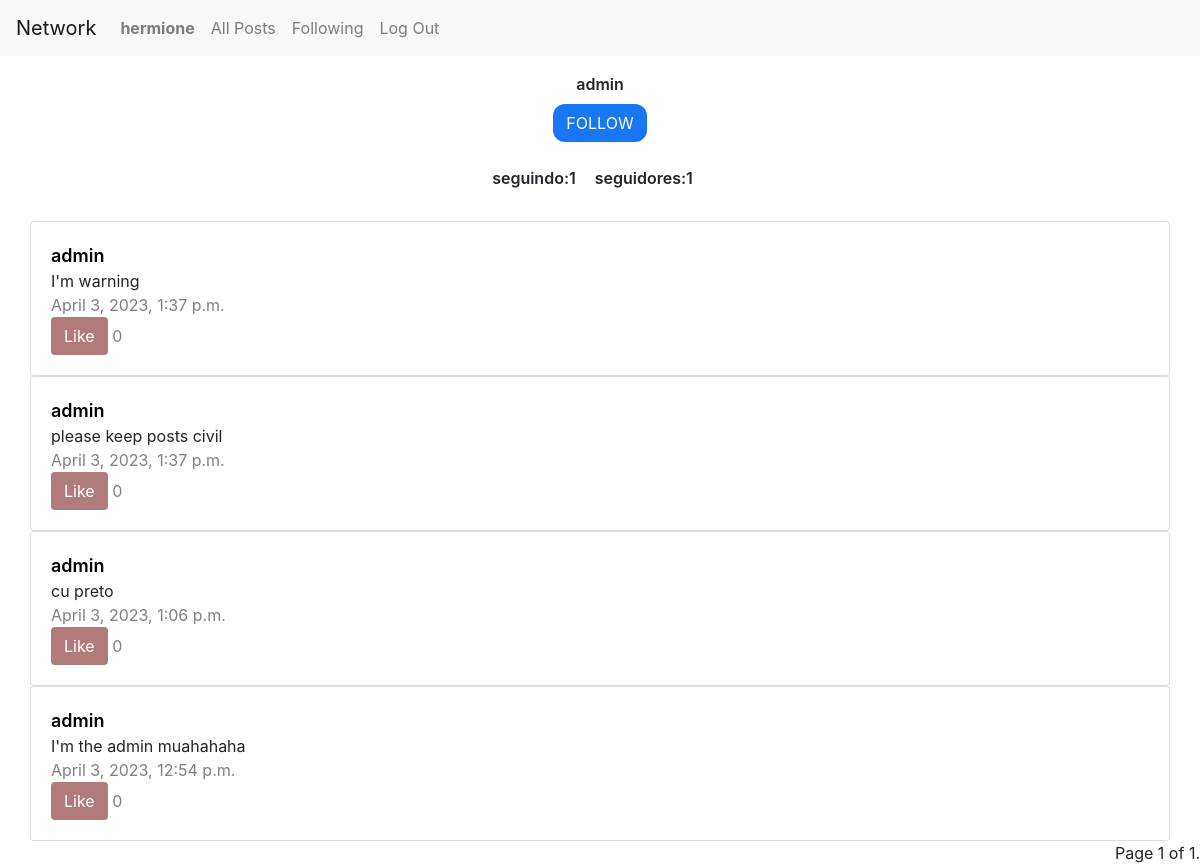
The app's page /profile/2 (signed in) with its own data.
### network/models.py (models this page shows, shortened)
class User(AbstractUser):
    follower_users = models.ManyToManyField("self",blank=True, symmetrical= False, related_name="follower")
    following_users = models.ManyToManyField("self",blank=True, symmetrical= False, related_name="following")
    def __str__(self):
        return f"{self.username}"

class Post(models.Model):
    creator = models.ForeignKey(User, on_delete=models.CASCADE, blank=True, null=True, related_name="creator")
    content = models.CharField(max_length=128, null=True)
    timestamp = models.DateTimeField(default=timezone.now)
    likes = models.ManyToManyField(User, blank=True, related_name="likes")

### network/views.py (the view)
# urls.py: path("profile/<int:id>", views.view_profile, name="viewProfile"),
def view_profile(request, id):
    user = request.user
    profile_user = get_object_or_404(User, pk=id)
    post_list = Post.objects.filter(creator=profile_user).order_by('-timestamp')
    is_followed = user in profile_user.follower_users.all()
    paginator = Paginator(post_list, 10)
    page_number = request.GET.get('page')
    page_obj = paginator.get_page(page_number)
    return render(request, "network/profile.html",{
    "profile": profile_user,
    "posts": page_obj,
    "user": user,
    "is_followed": is_followed,
    })

### network/templates/network/profile.html (shortened to what this page needs)
{% extends "network/layout.html" %} {% load static %} {% block body %}
	<div class="profile-div">
		<div class="profile-div-inner">
			<label>{{profile}}</label>
			{% if user.is_authenticated %}
			{% if user != profile %} {% if is_followed %}
			<form method="POST" action="{% url 'unfollowUser' id=profile.id %}">
				{% csrf_token %}
				<button  class="followButton" style="background-color: #6c757d;" type="submit">UNFOLLOW</button>
			</form>
			{% else %}
			<form method="POST" action="{% url 'followUser' id=profile.id %}">
				<button class="followButton" style="background-color: #1877F2;" type="submit">FOLLOW</button>
			</form>
			{% endif %} {% endif %} {% endif %}
			<br/>
			<a>seguindo:{{profile.following_users.count}}</a>
			<a>seguidores:{{profile.follower_users.count}}</a>
		</div>
	</div>
{% for post in posts %}
<div class="row">
	<div class="col">
		<div class="card">
			<div class="card-body">
				<div class="post" data-postid="{{post.id}}">
					<a class="card-title" href="{% url 'viewProfile' id=post.creator.id %}">{{post.creator}}</a>
					<br />
					<a class="content">{{post.content}}</a>
					<br />
					<a class="timestamp">{{post.timestamp}}</a>
					<br />
					{% if user.is_authenticated %}
					{% if user in post.likes.all %}
					<button style="background-color: #bd2121" class="likePost" data-likecount="{{post.likes.count}}" data-user="{{request.user}}" data-postid="{{post.id}}" type="submit">Dislike</button>
					<a class="likes">{{post.likes.count}}</a>
					{% else %}
					<button style="background-color: #b17b7b" class="likePost" data-likecount="{{post.likes.count}}" data-user="{{request.user}}" data-postid="{{post.id}}" type="submit">Like</button>
					<a class="likes">{{post.likes.count}}</a>
					{% endif %}
					{% endif %}
				</div>
			</div>
		</div>
	</div>
</div>
{% endfor %}
<div class="pagination">
	<span class="step-links">
		<span class="current"> Page {{ posts.number }} of {{ posts.paginator.num_pages }}. </span>
	</span>
</div>
{% endblock %}

### network/templates/network/layout.html (shortened to what this page needs)
{% load static %}
<!DOCTYPE html>
<html lang="en">
    <head>
        <link rel="stylesheet" href="https://stackpath.bootstrapcdn.com/bootstrap/4.4.1/css/bootstrap.min.css">
        <link href="{% static 'network/styles.css' %}" rel="stylesheet">
    </head>
    <body>
        <nav class="navbar navbar-expand-lg navbar-light bg-light">
            <a class="navbar-brand" href="#">Network</a>
            <div>
              <ul class="navbar-nav mr-auto">
                {% if user.is_authenticated %}
                    <li class="nav-item">
                        <a class="nav-link" href="#"><strong>{{ user.username }}</strong></a>
                    </li>
                {% endif %}
                <li class="nav-item">
                  <a class="nav-link" href="{% url 'index' %}">All Posts</a>
                </li>
                {% if user.is_authenticated %}
                    <li class="nav-item">
                        <a class="nav-link" href="{% url 'following' %}">Following</a>
                    </li>
                    <li class="nav-item">
                        <a class="nav-link" href="{% url 'logout' %}">Log Out</a>
                    </li>
                {% endif %}
              </ul>
            </div>
          </nav>
        <div class="body">
            {% block body %}
            {% endblock %}
        </div>
    </body>
</html>

### network/static/network/styles.css (style rules this page uses)
.row { margin: auto; border-radius: 5px; height: auto; width: 95%; }
.col { padding: 0; }
.card-title { font-weight: 600; font-size: large; color: black; }
.post > .timestamp { color: grey; }
.post > .likes { color: grey; }
.likePost { font-weight: 400; color: #ffffff; background-color: #b17b7b; border: 1px solid transparent; padding: 0.375rem 0.75rem; font-size: 1rem; border-radius: 0.25rem; }
.profile-div { margin: auto; text-align: center; margin-bottom: 15px; padding: 15px; border-radius: 5px; height: 10em auto; width: 95%; border: 1px solid transparent; font-weight: 600; }
.profile-div-inner > a { margin-right: 15px; }
.followButton { font-weight: 400; color: #ffffff; background-color: #1877F2; border: 1px solid transparent; padding: 0.375rem 0.75rem; font-size: 1rem; border-radius: 0.75rem; }
.pagination { float: right; }

### records on screen
User: username "hermione"
User: username "admin", following_users.count "1", follower_users.count "1"
Post: creator "admin", content "I'm warning", timestamp "April 3, 2023, 1:37 p.m.", likes.count "0"
Post: creator "admin", content "please keep posts civil", timestamp "April 3, 2023, 1:37 p.m.", likes.count "0"
Post: creator "admin", content "cu preto", timestamp "April 3, 2023, 1:06 p.m.", likes.count "0"
Post: creator "admin", content "I'm the admin muahahaha", timestamp "April 3, 2023, 12:54 p.m.", likes.count "0"

### other values on screen
{{ posts.number }} "1"
{{ posts.paginator.num_pages }} "1"
